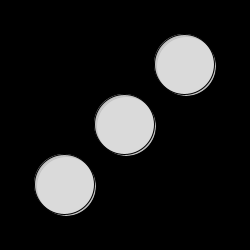
Frame 1 (no input)
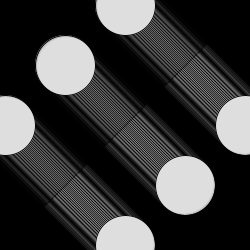
Frame 60 (the mouse pressed at the canvas centre just before this capture)
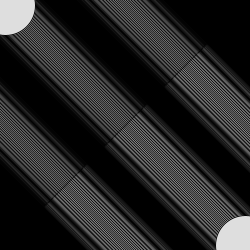
Frame 120 (the mouse held since frame 60 and released just before this capture)

The Processing sketch that drew these frames (run headless with seeded random() and noise(); from frame 60 on, the mouse is pressed at the canvas centre):

// Processing sketch: processing_18706
// ── processing_18706.pde

float x = 0;
float y = 0;
float dx = 1.0;
float dy = 1.0;
float r = 60;
int n = 2;

void setup (){
  size(250,250);
  smooth();
  background(0,210);
  frameRate(60);
  fill(222,222,222,220);
}

void draw (){
  x = x + dx;
  y = y + dy;
  if (x < 0){
    x = 0;
    dx = 1.0;
    n+=n;
    r = (3*r)/4;
  }
  else if (x > 125){
    x = 125;
    dx = -1.0;
  }
    
  if (y < 0){
    y = 0;
    dy = 1.0;
    n+=n;
    r = (3*r)/4;
  }
  else if (y > 125){
  y = 125;
  dy = -1.0;
  }
    
    ellipse(125 + x,125 + y,r,r);
    ellipse(65 + x, 185 + y,r,r);
    ellipse(185 + x, 65 + y,r,r);
    ellipse(125 - x,125 - y,r,r);
    ellipse(65 - x, 185 - y,r,r);
    ellipse(185 - x, 65 - y,r,r);
}
